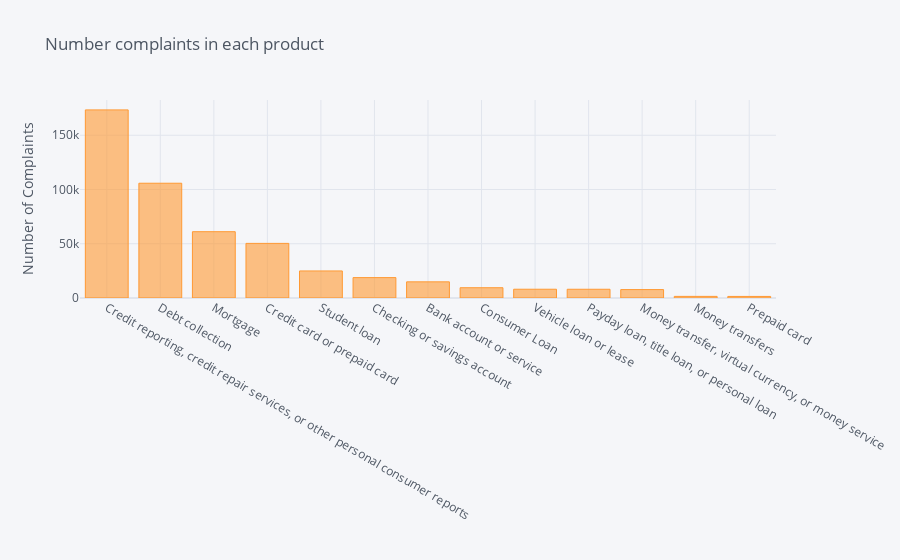

This figure's notebook cell:
### Markdown cell above
We need **cufflinks** to link plotly to pandas. <code>pip install cufflinks --upgrade</code>

This adds the function <code>iplot</code> to our arsenal of code.

### Code cell
import cufflinks
from plotly.offline import iplot
cufflinks.go_offline()
cufflinks.set_config_file(world_readable=True, theme='pearl')


df['Product'].value_counts().sort_values(ascending=False).iplot(kind='bar', yTitle='Number of Complaints', title='Number complaints in each product')

### Figure 1 — Plotly figure (JSON) as saved in the notebook; plotly's stock layout.template omitted (floating-point values rounded to 4 significant figures)
{"data": [{"marker": {"color": "rgba(255, 153, 51, 0.6)", "line": {"color": "rgba(255, 153, 51, 1.0)", "width": 1}}, "name": "Product", "orientation": "v", "text": "", "type": "bar", "x": ["Credit reporting, credit repair services, or other personal consumer reports", "Debt collection", "Mortgage", "Credit card or prepaid card", "Student loan", "Checking or savings account", "Bank account or service", "Consumer Loan", "Vehicle loan or lease", "Payday loan, title loan, or personal loan", "Money transfer, virtual currency, or money service", "Money transfers", "Prepaid card"], "y": [173330, 105765, 61094, 50320, 24930, 18784, 14885, 9473, 8079, 8051, 7751, 1497, 1450]}], "layout": {"legend": {"bgcolor": "#F5F6F9", "font": {"color": "#4D5663"}}, "paper_bgcolor": "#F5F6F9", "plot_bgcolor": "#F5F6F9", "title": {"font": {"color": "#4D5663"}, "text": "Number complaints in each product"}, "xaxis": {"gridcolor": "#E1E5ED", "showgrid": true, "tickfont": {"color": "#4D5663"}, "title": {"font": {"color": "#4D5663"}, "text": ""}, "zerolinecolor": "#E1E5ED"}, "yaxis": {"gridcolor": "#E1E5ED", "showgrid": true, "tickfont": {"color": "#4D5663"}, "title": {"font": {"color": "#4D5663"}, "text": "Number of Complaints"}, "zerolinecolor": "#E1E5ED"}}}
